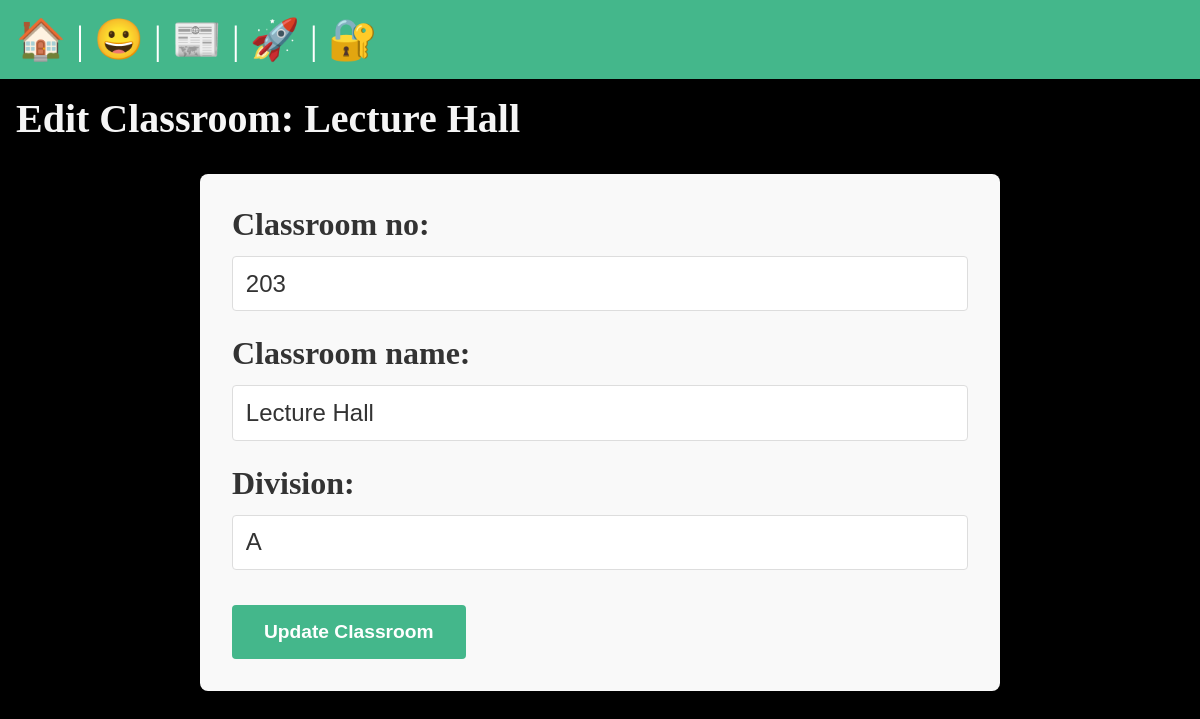
Screenshot of /college_asset/edit_classroom/3/ with the database file from the repository.
### college_asset/models.py (models this page shows, shortened)
class Classroom(models.Model):
    classroom_id = models.AutoField(primary_key=True)
    classroom_no = models.IntegerField()
    classroom_name = models.CharField(max_length=255)
    division = models.CharField(max_length=10)

### college_asset/views.py (the view)
# urls.py: path('edit_classroom/<int:classroom_id>/', views.edit_classroom, name='edit_classroom'),
def edit_classroom(request, classroom_id):
    classroom = get_object_or_404(Classroom, pk=classroom_id)
    if request.method == 'POST':
        form = ClassroomForm(request.POST, instance=classroom)
        if form.is_valid():
            form.save()
            return redirect('college_asset:classroom_list')
    else:
        form = ClassroomForm(instance=classroom)
    return render(request, 'classroom/edit_classroom.html', {'form': form, 'classroom': classroom})

### college_asset/forms.py
class ClassroomForm(forms.ModelForm):
    class Meta:
        model = Classroom
        fields = ['classroom_no', 'classroom_name', 'division']

### college_asset/templates/classroom/edit_classroom.html (shortened to what this page needs)
{% extends 'layout.html' %}
{% block content %}
  <h2>Edit Classroom: {{ classroom.classroom_name }}</h2>
  <form method="post">
    {{ form.as_p }}
    <button type="submit">Update Classroom</button>
  </form>
{% endblock %}

### static/css/style.css (style rules this page uses)
* { margin: 0; padding: 0; box-sizing: border-box; }
body { min-height: 100vh; background-color: black; color: whitesmoke; font-size: 3rem; }
h1, h2 { font-size: 2.5rem; }
p { font-size: 1rem; }
form { max-width: 800px; margin: 2rem auto; padding: 2rem; background-color: #f9f9f9; border-radius: 8px; box-shadow: 0 4px 8px rgba(0, 0, 0, 0.2); color: #333; }
input[type="text"], input[type="email"], input[type="number"], input[type="password"], textarea, select { width: 100%; padding: 0.8rem; margin-bottom: 1.5rem; border: 1px solid #ddd; border-radius: 4px; font-size: 1.5rem; height: auto; background-color: #fff; color: #333; box-sizing: border-box; }
label { display: block; margin-bottom: 0.8rem; font-weight: bold; font-size: 2.0rem; color: #333; }
button { display: inline-block; padding: 1rem 2rem; font-size: 1.2rem; font-weight: bold; color: white; background-color: #44B78B; border: none; border-radius: 4px; cursor: pointer; transition: background-color 0.3s ease; }

### rows the page displays
Classroom: classroom_name "Lecture Hall", classroom_no "203", division "A"
